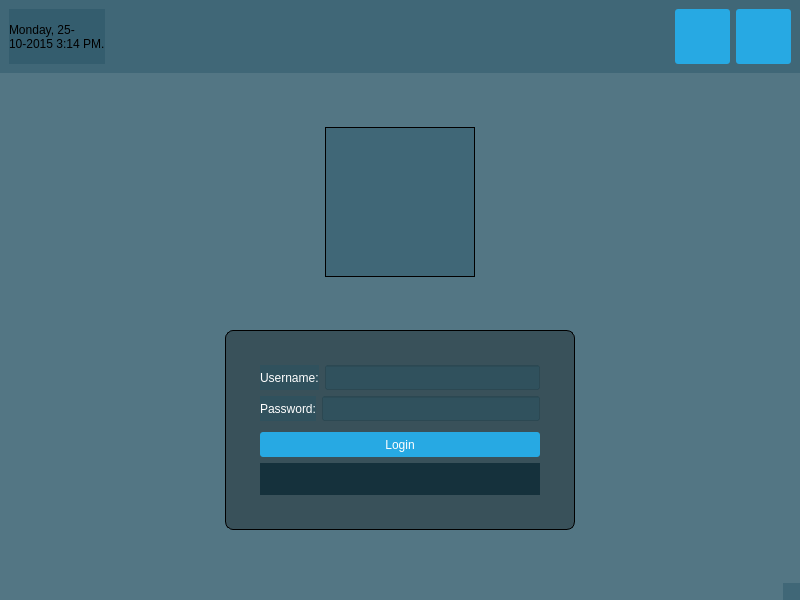
<?xml version="1.0" encoding="UTF-8"?>
<ui version="4.0">
 <class>MainWindow</class>
 <widget class="QMainWindow" name="MainWindow">
  <property name="geometry">
   <rect>
    <x>0</x>
    <y>0</y>
    <width>800</width>
    <height>600</height>
   </rect>
  </property>
  <property name="sizePolicy">
   <sizepolicy hsizetype="Fixed" vsizetype="Fixed">
    <horstretch>0</horstretch>
    <verstretch>0</verstretch>
   </sizepolicy>
  </property>
  <property name="windowTitle">
   <string>MainWindow</string>
  </property>
  <property name="styleSheet">
   <string notr="true">background-color: rgba(32, 80, 96, 100);


</string>
  </property>
  <widget class="QWidget" name="centralwidget">
   <property name="styleSheet">
    <string notr="true"/>
   </property>
   <layout class="QVBoxLayout" name="verticalLayout">
    <property name="leftMargin">
     <number>0</number>
    </property>
    <property name="topMargin">
     <number>0</number>
    </property>
    <property name="rightMargin">
     <number>0</number>
    </property>
    <property name="bottomMargin">
     <number>0</number>
    </property>
    <item>
     <widget class="QWidget" name="topPanel" native="true">
      <property name="styleSheet">
       <string notr="true">#topPanel { background-color: qlineargradient(spread:reflect,
x1:0.5, y1:0, x2:0, y2:0, stop:0 rgba(91, 204, 233, 100),
stop:1 rgba(32, 80, 96, 100)); }</string>
      </property>
      <layout class="QHBoxLayout" name="horizontalLayout">
       <item>
        <widget class="QLabel" name="currentDateTime">
         <property name="text">
          <string>Monday, 25-
10-2015 3:14 PM.</string>
         </property>
        </widget>
       </item>
       <item>
        <spacer name="horizontalSpacer">
         <property name="orientation">
          <enum>Qt::Horizontal</enum>
         </property>
         <property name="sizeHint" stdset="0">
          <size>
           <width>40</width>
           <height>20</height>
          </size>
         </property>
        </spacer>
       </item>
       <item>
        <widget class="QPushButton" name="shutdownButton">
         <property name="minimumSize">
          <size>
           <width>55</width>
           <height>55</height>
          </size>
         </property>
         <property name="styleSheet">
          <string notr="true">QPushButton
{
color: white;
background-color: #27a9e3;
border-width: 0px;
border-radius: 3px;
}


QPushButton:hover { background-color: #66c011; }</string>
         </property>
         <property name="text">
          <string/>
         </property>
        </widget>
       </item>
       <item>
        <widget class="QPushButton" name="restartButton">
         <property name="minimumSize">
          <size>
           <width>55</width>
           <height>55</height>
          </size>
         </property>
         <property name="styleSheet">
          <string notr="true">QPushButton
{
color: white;
background-color: #27a9e3;
border-width: 0px;
border-radius: 3px;
}


QPushButton:hover { background-color: #66c011; }</string>
         </property>
         <property name="text">
          <string/>
         </property>
        </widget>
       </item>
      </layout>
     </widget>
    </item>
    <item>
     <spacer name="verticalSpacer_3">
      <property name="orientation">
       <enum>Qt::Vertical</enum>
      </property>
      <property name="sizeHint" stdset="0">
       <size>
        <width>20</width>
        <height>40</height>
       </size>
      </property>
     </spacer>
    </item>
    <item>
     <layout class="QHBoxLayout" name="horizontalLayout_4">
      <property name="topMargin">
       <number>0</number>
      </property>
      <item>
       <widget class="QLabel" name="logo">
        <property name="sizePolicy">
         <sizepolicy hsizetype="Fixed" vsizetype="Fixed">
          <horstretch>0</horstretch>
          <verstretch>0</verstretch>
         </sizepolicy>
        </property>
        <property name="minimumSize">
         <size>
          <width>150</width>
          <height>150</height>
         </size>
        </property>
        <property name="styleSheet">
         <string notr="true">border : 1px solid;
</string>
        </property>
        <property name="text">
         <string/>
        </property>
        <property name="pixmap">
         <pixmap>logoss.png</pixmap>
        </property>
       </widget>
      </item>
     </layout>
    </item>
    <item>
     <spacer name="verticalSpacer_4">
      <property name="orientation">
       <enum>Qt::Vertical</enum>
      </property>
      <property name="sizeHint" stdset="0">
       <size>
        <width>20</width>
        <height>10</height>
       </size>
      </property>
     </spacer>
    </item>
    <item>
     <layout class="QHBoxLayout" name="horizontalLayout_5">
      <property name="topMargin">
       <number>0</number>
      </property>
      <item>
       <widget class="QWidget" name="loginForm" native="true">
        <property name="sizePolicy">
         <sizepolicy hsizetype="Fixed" vsizetype="Fixed">
          <horstretch>0</horstretch>
          <verstretch>0</verstretch>
         </sizepolicy>
        </property>
        <property name="minimumSize">
         <size>
          <width>350</width>
          <height>200</height>
         </size>
        </property>
        <property name="styleSheet">
         <string notr="true">#loginForm { border: 1px solid; }

#loginForm
{
background: rgba(0, 0, 0, 80);
border-radius: 8px;
}

</string>
        </property>
        <layout class="QVBoxLayout" name="verticalLayout_2">
         <property name="leftMargin">
          <number>35</number>
         </property>
         <property name="topMargin">
          <number>35</number>
         </property>
         <property name="rightMargin">
          <number>35</number>
         </property>
         <property name="bottomMargin">
          <number>35</number>
         </property>
         <item>
          <layout class="QHBoxLayout" name="horizontalLayout_10">
           <item>
            <widget class="QLabel" name="label">
             <property name="styleSheet">
              <string notr="true">QLabel { color: white; }

</string>
             </property>
             <property name="text">
              <string>Username:</string>
             </property>
            </widget>
           </item>
           <item>
            <widget class="QLineEdit" name="username">
             <property name="minimumSize">
              <size>
               <width>0</width>
               <height>25</height>
              </size>
             </property>
             <property name="styleSheet">
              <string notr="true"/>
             </property>
            </widget>
           </item>
          </layout>
         </item>
         <item>
          <layout class="QHBoxLayout" name="horizontalLayout_8">
           <item>
            <widget class="QLabel" name="label_2">
             <property name="styleSheet">
              <string notr="true">QLabel { color: white; }

</string>
             </property>
             <property name="text">
              <string>Password:</string>
             </property>
            </widget>
           </item>
           <item>
            <widget class="QLineEdit" name="password">
             <property name="minimumSize">
              <size>
               <width>0</width>
               <height>25</height>
              </size>
             </property>
             <property name="styleSheet">
              <string notr="true"/>
             </property>
             <property name="echoMode">
              <enum>QLineEdit::Password</enum>
             </property>
            </widget>
           </item>
          </layout>
         </item>
         <item>
          <spacer name="verticalSpacer_2">
           <property name="orientation">
            <enum>Qt::Vertical</enum>
           </property>
           <property name="sizeType">
            <enum>QSizePolicy::Fixed</enum>
           </property>
           <property name="sizeHint" stdset="0">
            <size>
             <width>20</width>
             <height>5</height>
            </size>
           </property>
          </spacer>
         </item>
         <item>
          <widget class="QPushButton" name="loginButton">
           <property name="minimumSize">
            <size>
             <width>0</width>
             <height>25</height>
            </size>
           </property>
           <property name="styleSheet">
            <string notr="true">QPushButton
{
color: white;
background-color: #27a9e3;
border-width: 0px;
border-radius: 3px;
}

:hover { background-color: #66c011; }</string>
           </property>
           <property name="text">
            <string>Login</string>
           </property>
          </widget>
         </item>
         <item>
          <widget class="QLabel" name="message">
           <property name="styleSheet">
            <string notr="true">color: rgb(239, 41, 41);
background-color: rgb(21, 49, 60);</string>
           </property>
           <property name="text">
            <string/>
           </property>
          </widget>
         </item>
        </layout>
       </widget>
      </item>
     </layout>
    </item>
    <item>
     <spacer name="verticalSpacer">
      <property name="orientation">
       <enum>Qt::Vertical</enum>
      </property>
      <property name="sizeHint" stdset="0">
       <size>
        <width>20</width>
        <height>40</height>
       </size>
      </property>
     </spacer>
    </item>
   </layout>
  </widget>
  <widget class="QMenuBar" name="menubar">
   <property name="geometry">
    <rect>
     <x>0</x>
     <y>0</y>
     <width>800</width>
     <height>20</height>
    </rect>
   </property>
  </widget>
  <widget class="QStatusBar" name="statusbar"/>
 </widget>
 <resources/>
 <connections/>
</ui>
